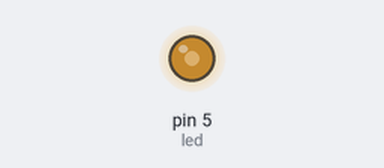
The sketch below on a simulated Arduino Uno, built with avr-gcc and run on an emulated ATmega328P. On the bench: output pins drawn as LEDs (lit = HIGH).

Above: at 0.1 s.
Timing chart, 0 to 1.6 s (numbered marks = the images above):
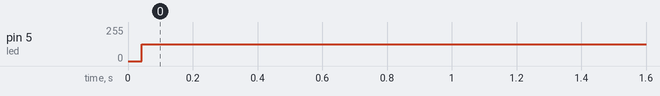

The sketch:

25Ride_copy_20231009144400.ino
```cpp
int var;
int led = 5;
void setup() {
pinMode(led,OUTPUT);
  // put your setup code here, to run once:
Serial.begin(9600);
}

void loop() {
  // put your main code here, to run repeatedly:
var = 0;
while (var < 1000)
{
  var = var + 1;
  if (var == 500){
    digitalWrite(led,HIGH);
  }
}
digitalWrite(led,LOW);
}
```

Measured:
- by itself, pin 5 (led): 0/255 → 127/255 at 0.04 s
